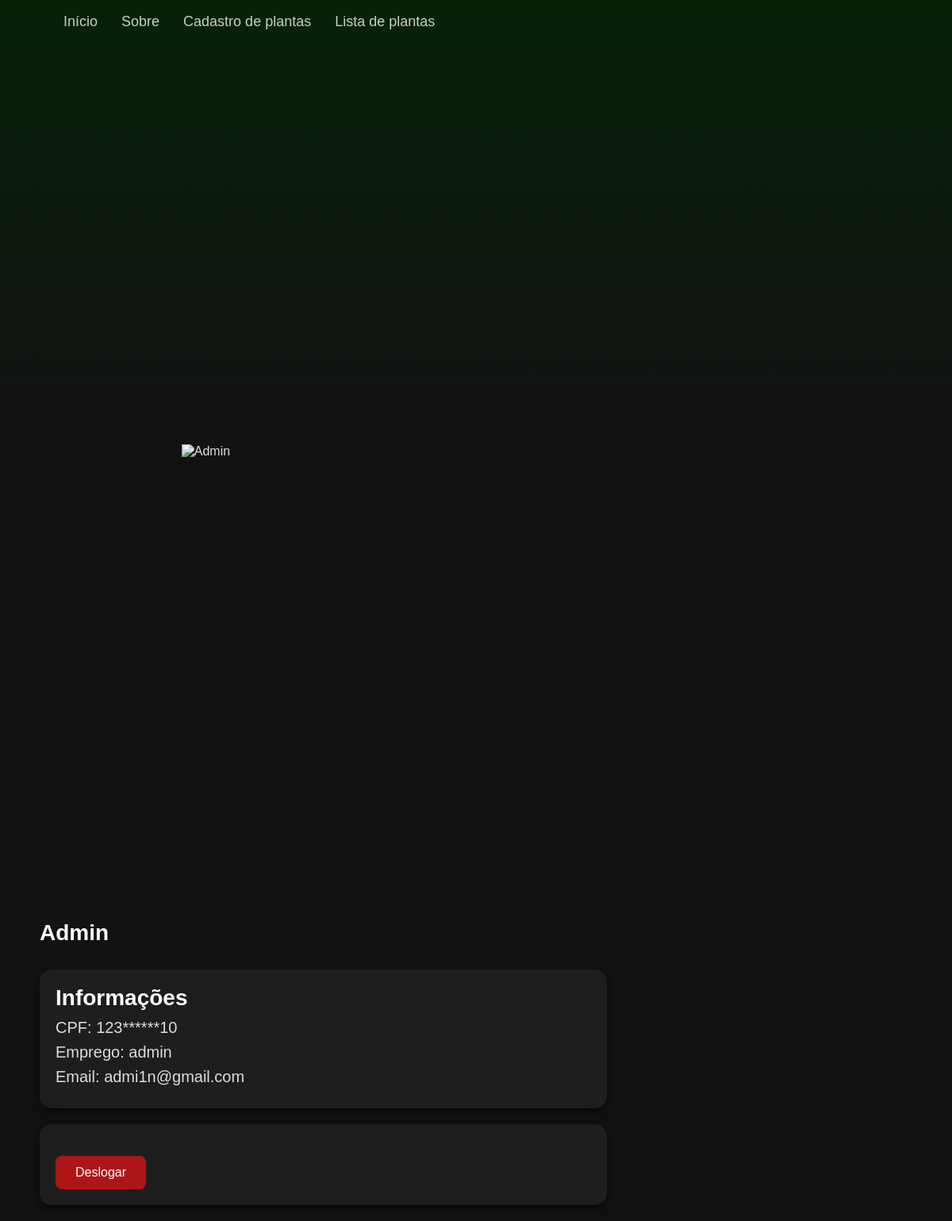
Screenshot of /page/perfil.php (signed in) with the database file from the repository.
### tables this page shows
CREATE TABLE `apoiador` (
  `id` int NOT NULL,
  `nome` varchar(250) DEFAULT NULL,
  `email` varchar(255) DEFAULT NULL,
  `cpf` varchar(15) DEFAULT NULL,
  `emprego` varchar(255) DEFAULT NULL,
  `imagem` varchar(500) DEFAULT NULL,
  `senha` varchar(100) DEFAULT NULL
);

### page/perfil.php (the view, shortened to what this page needs)
<?php
include_once '../php/loginapoiador.php';
if (!isset($_SESSION['apoiador_id'])) {
    $nome = "";
    $imagem = "";
    $cpf = "";
    $emprego = "";
    $email = "";
} else {
    $id = $_SESSION['apoiador_id'];
    $sql_apoiador = "SELECT nome, imagem, cpf, emprego, email FROM apoiador WHERE id = $id";
    $result_apoiador = $conn->query($sql_apoiador);
    $nome = $imagem = $cpf = $emprego = $email = "";
    if ($result_apoiador->num_rows > 0) {
        $row = $result_apoiador->fetch_assoc();
        $nome = $row['nome'];
        $imagem = $row['imagem'];
        $cpf = $row['cpf'];
        $emprego = $row['emprego'];
        $email = $row['email'];
    }
    function formatarCPF($cpf)
    {
        $cpf = preg_replace('/\D/', '', (string)$cpf);
        return substr($cpf, 0, 3) . str_repeat('*', 6) . substr($cpf, -2);
    }
}
?>
<!DOCTYPE html>
<html lang="pt-br">
<head>
    <link rel="stylesheet" href="../css/style.css?v=1" />
    <link rel="stylesheet" href="../css/mapa.css?v=1">
</head>
<body>
    <nav id="menu">
        <ul class="menu-list">
            <li><a href="index.php">Início</a></li>
            <li><a href="#about">Sobre</a></li>
            <?php if (!isset($_SESSION['apoiador_id'])): ?>
            <?php else: ?>
                <li><a href="cadastro.php">Cadastro de plantas</a></li>
            <?php endif; ?>
            <li><a href="ListaPlantas.php">Lista de plantas</a></li>
        </ul>
    </nav>
    <div class="cabeca"></div>
    <div class="planta-e-pdf">
        <div class="informacoes-planta">
            <div class="card_perfil">
                <div class="bloco">
                    <div class="imagens" id="imagens">
                        <img src="<?php echo htmlspecialchars($imagem); ?>" alt="<?php echo htmlspecialchars($nome); ?>" />
                    </div>
                </div>
                <h1 class="titulo"><?php echo htmlspecialchars($nome) ?></h1>
            </div>
            <div class="card">
                <div class="info_planta">
                    <h1 class="titulo">Informações</h1>
                    <h3 class="texto">CPF: <?php echo htmlspecialchars(formatarCPF($cpf)) ?></h3>
                    <h3 class="texto">Emprego: <?php echo htmlspecialchars($emprego) ?></h3>
                    <h3 class="texto">Email: <?php echo htmlspecialchars($email) ?></h3>
                </div>
            </div>
            <div class="card">
                <form method="post">
                    <button class="btn_deslogar" type="submit" name="logout">Deslogar</button>
                </form>
            </div>
        </div>
    </div>
</body>
</html>

### css/style.css (style rules this page uses)
a { color: inherit; text-decoration: none; }
* { margin: 0; padding-top: 0; box-sizing: border-box; }
body { padding-top: 50px; overflow-x: hidden; word-wrap: break-word; padding: 30px; font-family: 'Calibri', sans-serif; background-color: #121212; color: #e0e0e0; padding: 0; }
#menu { background-color: #1f1f1f; padding: 5px; position: fixed; top: 0; left: 0; width: 100%; z-index: 1000; box-shadow: 0 2px 8px rgba(0, 0, 0, 0.8); display: flex; flex-direction: row; transition: 250ms; height: 55px; max-height: 55px; align-items: center; }
#menu.topo { background-color: transparent; box-shadow: none; transition: 250ms; }
.menu-list { list-style-type: none; display: flex; flex-direction: row; justify-content: left; align-items: center; margin-left: 20px; }
.menu-list li { margin: 0 15px; white-space: nowrap; }
.menu-list a { text-decoration: none; color: #ccc; font-size: 18px; transition: color 0.3s; }
.card { display: flex; flex-direction: column; gap: 15px; border-radius: 15px; background-color: #1e1e1e; padding: 20px; box-shadow: 0 4px 12px rgba(0, 0, 0, 0.7); }
.titulo { font-size: 28px; margin-bottom: 10px; font-weight: bold; color: #fff; }
.texto { color: #ddd; font-size: 20px; margin-bottom: 8px; font-weight: 100; }
.planta-e-pdf { display: flex; flex-direction: row; justify-content: space-between; align-items: flex-start; gap: 20px; padding: 20px; max-width: 95%; margin: 0 auto; }
.informacoes-planta { width: 65%; display: flex; flex-direction: column; gap: 20px; }
.info_home, .info_planta { max-width: 95%; }
.imagens { display: flex; width: 1600px; transition: transform 0.5s ease-in-out; }
.imagens img { width: 400px; height: 600px; object-fit: cover; }
.bloco { display: flex; flex-direction: row; align-items: center; justify-content: space-between; padding: 0 25% 0 25%; }
.cabeca { height: 540px; background-image: linear-gradient(to bottom, rgba(0, 44, 2, 0.6), #121212); display: flex; width: 100%; }
.btn_deslogar { background-color: #ad1616; color: white; padding: 12px 25px; border: none; border-radius: 8px; font-size: 16px; cursor: pointer; margin-top: 20px; transition: background-color 0.3s; }

### rows the page displays
apoiador: nome "Admin", cpf "123******10", emprego "admin", email "admi1n@gmail.com"
